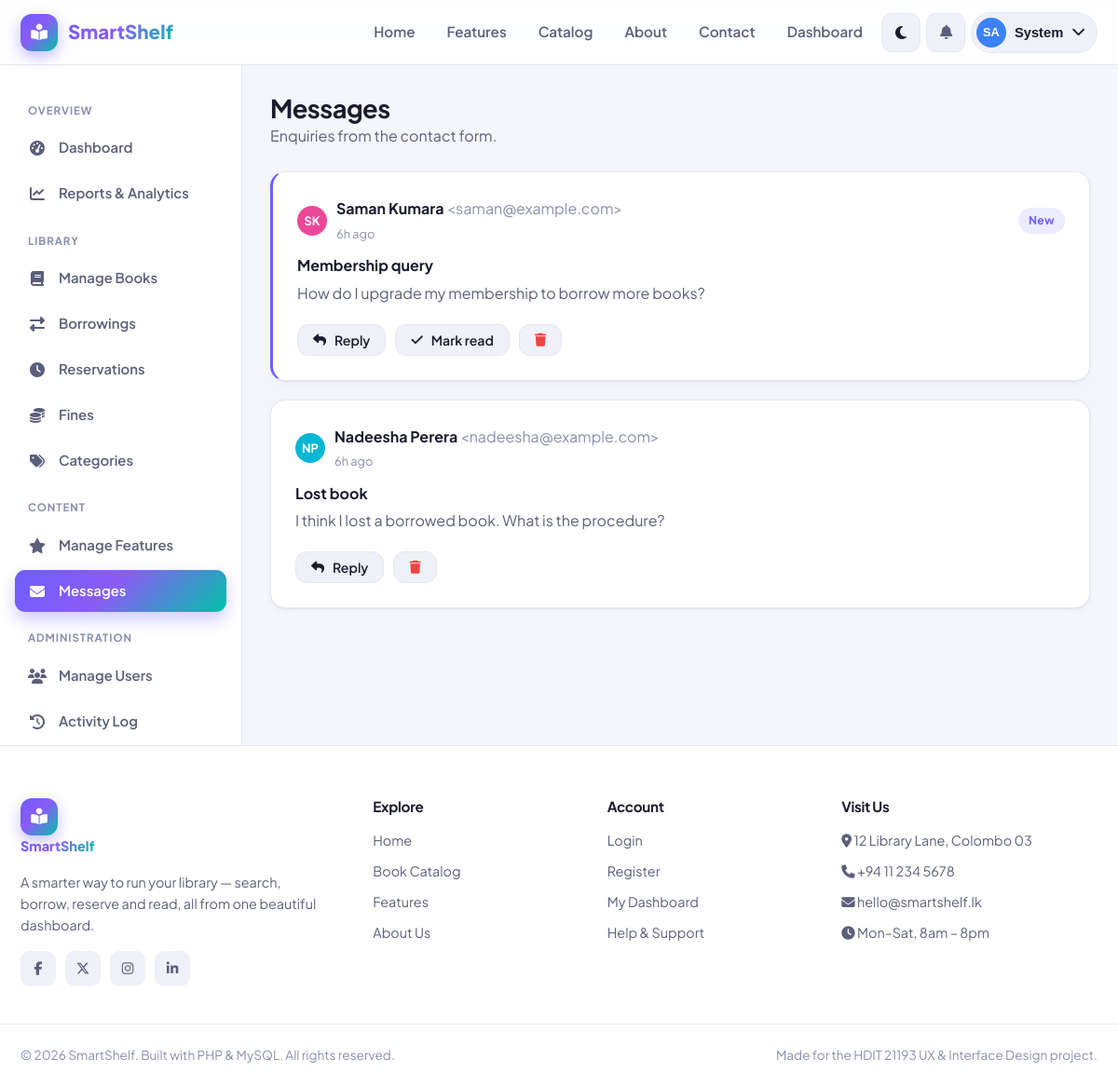
Screenshot of /messages.php (signed in) with the database file from the repository.
### tables this page shows
CREATE TABLE `contact_messages` (
  `message_id` INT(11) NOT NULL AUTO_INCREMENT,
  `name`       VARCHAR(120) NOT NULL,
  `email`      VARCHAR(150) NOT NULL,
  `subject`    VARCHAR(200) DEFAULT NULL,
  `message`    TEXT NOT NULL,
  `is_read`    TINYINT(1) NOT NULL DEFAULT 0,
  `created_at` TIMESTAMP NOT NULL DEFAULT CURRENT_TIMESTAMP,
  PRIMARY KEY (`message_id`)
);

### functions.php (called while the page is built, shortened)
<?php
require_once __DIR__ . '/config.php';
function e($value)
{
    return htmlspecialchars($value ?? '', ENT_QUOTES, 'UTF-8');
}
function db_select($sql, $types = '', $params = [])
{
    global $conn;
    $stmt = $conn->prepare($sql);
    if ($types) {
        $stmt->bind_param($types, ...$params);
    }
    $stmt->execute();
    $result = $stmt->get_result();
    $rows = $result ? $result->fetch_all(MYSQLI_ASSOC) : [];
    return $rows;
}
function time_ago($datetime)
{
    $diff = time() - strtotime($datetime);
    if ($diff < 86400)    return floor($diff / 3600) . 'h ago';
    return date('d M Y', strtotime($datetime));
}
function initials($name)
{
    $parts = preg_split('/\s+/', trim($name));
    $first = $parts[0][0] ?? 'U';
    $last  = count($parts) > 1 ? $parts[count($parts) - 1][0] : '';
    return strtoupper($first . $last);
}
function color_from_string($str)
{
    $colors = ['#6366f1', '#8b5cf6', '#ec4899', '#f43f5e', '#f59e0b',
               '#10b981', '#06b6d4', '#3b82f6', '#14b8a6', '#a855f7'];
    return $colors[abs(crc32($str)) % count($colors)];
}

### messages.php (the view, shortened to what this page needs)
<?php
require_once __DIR__ . '/../includes/functions.php';
$messages = db_select("SELECT * FROM contact_messages ORDER BY is_read ASC, created_at DESC");
require_once __DIR__ . '/../includes/header.php';
?>
<div class="dash">
    <?php require_once __DIR__ . '/../includes/admin_sidebar.php'; ?>
    <div class="dash-main">
        <div class="dash-header"><div><h1>Messages</h1><p class="text-soft">Enquiries from the contact form.</p></div></div>
        <?php if ($messages): ?>
            <?php foreach ($messages as $m): ?>
                <div class="card card-pad mb-2" style="<?= $m['is_read'] ? '' : 'border-left:3px solid var(--brand)' ?>">
                    <div class="flex between items-center wrap gap-1 mb-1">
                        <div class="flex items-center gap-1">
                            <span class="avatar-sm" style="background:<?= color_from_string($m['name']) ?>"><?= e(initials($m['name'])) ?></span>
                            <div><strong><?= e($m['name']) ?></strong> <span class="text-mute">&lt;<?= e($m['email']) ?>&gt;</span>
                                <br><span class="text-mute" style="font-size:.8rem"><?= time_ago($m['created_at']) ?></span></div>
                        </div>
                        <?php if (!$m['is_read']): ?><span class="badge badge-brand">New</span><?php endif; ?>
                    </div>
                    <?php if ($m['subject']): ?><strong style="display:block;margin-bottom:4px"><?= e($m['subject']) ?></strong><?php endif; ?>
                    <p class="text-soft mb-2"><?= e($m['message']) ?></p>
                    <div class="flex gap-1">
                        <a href="mailto:<?= e($m['email']) ?>" class="btn btn-ghost btn-sm"><i class="fa-solid fa-reply"></i> Reply</a>
                        <?php if (!$m['is_read']): ?>
                            <form method="post" style="margin:0"><button class="btn btn-ghost btn-sm"><i class="fa-solid fa-check"></i> Mark read</button></form>
                        <?php endif; ?>
                        <form method="post" style="margin:0"><button class="btn btn-ghost btn-sm" data-confirm="Delete this message?" style="color:var(--red)"><i class="fa-solid fa-trash"></i></button></form>
                    </div>
                </div>
            <?php endforeach; ?>
        <?php else: ?>
            <div class="empty-state"><i class="fa-solid fa-envelope-open"></i><h3>Inbox empty</h3><p>No messages yet.</p></div>
        <?php endif; ?>
    </div>
</div>
<?php require_once __DIR__ . '/../includes/footer.php'; ?>

### style.css (style rules this page uses)
:root { --brand: #6d5efc; --brand-2: #00c2a8; --brand-grad: linear-gradient(135deg, #6d5efc 0%, #8b5cf6 45%, #00c2a8 100%); --brand-soft: rgba(109, 94, 252, 0.12); --bg: #f5f6fb; --surface: #ffffff; --surface-2: #f0f1f8; --border: #e6e8f0; --text: #1a1c2e; --text-soft: #5b5f7a; --text-mute: #8a8fab; --green: #10b981; --green-soft: rgba(16, 185, 129, 0.13); --amber: #f59e0b; --amber-soft: rgba(245, 158, 11, 0.14); --red: #ef4444; --red-soft: rgba(239, 68, 68, 0.13); --blue: #3b82f6; --blue-soft: rgba(59, 130, 246, 0.13); --radius: 16px; --radius-sm: 10px; --radius-lg: 24px; --shadow-sm: 0 1px 2px rgba(20, 22, 50, 0.06), 0 2px 8px rgba(20, 22, 50, 0.04); --shadow: 0 4px 14px rgba(20, 22, 50, 0.08); --shadow-lg: 0 18px 48px rgba(20, 22, 50, 0.16); --nav-h: 70px; --maxw: 1200px; --font: 'Plus Jakarta Sans', 'Inter', system-ui, sans-serif; --transition: 0.25s cubic-bezier(0.4, 0, 0.2, 1); }
*, *::before, *::after { box-sizing: border-box; margin: 0; padding: 0; }
html { scroll-behavior: smooth; }
body { font-family: var(--font); background: var(--bg); color: var(--text); line-height: 1.6; -webkit-font-smoothing: antialiased; transition: background var(--transition), color var(--transition); min-height: 100vh; display: flex; flex-direction: column; }
a { color: inherit; text-decoration: none; }
h1, h2, h3, h4 { line-height: 1.2; font-weight: 700; letter-spacing: -0.02em; }
.avatar-sm { width: 32px; height: 32px; border-radius: 50%; display: grid; place-items: center; color: #fff; font-size: 0.8rem; font-weight: 700; flex-shrink: 0; }
.btn { display: inline-flex; align-items: center; justify-content: center; gap: 9px; padding: 12px 22px; border-radius: 12px; font-family: var(--font); font-weight: 600; font-size: 0.95rem; cursor: pointer; border: 1px solid transparent; transition: var(--transition); white-space: nowrap; line-height: 1; }
.btn-sm { padding: 9px 16px; font-size: 0.88rem; }
.btn-ghost { background: var(--surface-2); color: var(--text); border-color: var(--border); }
.card { background: var(--surface); border: 1px solid var(--border); border-radius: var(--radius); box-shadow: var(--shadow-sm); transition: var(--transition); }
.card-pad { padding: 26px; }
.badge { display: inline-flex; align-items: center; gap: 5px; padding: 4px 11px; border-radius: 999px; font-size: 0.76rem; font-weight: 700; letter-spacing: 0.02em; }
.badge-brand { background: var(--brand-soft); color: var(--brand); }
.dash { display: grid; grid-template-columns: 260px 1fr; min-height: calc(100vh - var(--nav-h)); }
.dash-main { padding: 30px; overflow-x: hidden; }
.dash-header { display: flex; align-items: center; justify-content: space-between; flex-wrap: wrap; gap: 16px; margin-bottom: 26px; }
.dash-header h1 { font-size: 1.7rem; }
.dash-header p { color: var(--text-soft); }
.text-soft { color: var(--text-soft); }
.text-mute { color: var(--text-mute); }
.mb-1 { margin-bottom: 10px; }
.mb-2 { margin-bottom: 20px; }
.flex { display: flex; }
.between { justify-content: space-between; }
.items-center { align-items: center; }
.gap-1 { gap: 10px; }
.wrap { flex-wrap: wrap; }

### rows the page displays
contact_messages: name "SK", name "Saman Kumara", email "saman@example.com", created_at "6h ago", is_read "New", subject "Membership query", message "How do I upgrade my membership to borrow more books?"
contact_messages: name "NP", name "Nadeesha Perera", email "nadeesha@example.com", created_at "6h ago", subject "Lost book", message "I think I lost a borrowed book. What is the procedure?"

### other values shown
SITE_NAME "SmartShelf"
initials($_SESSION['fullname']) "SA"
explode(' ', $_SESSION['fullname'])[0] "System"
